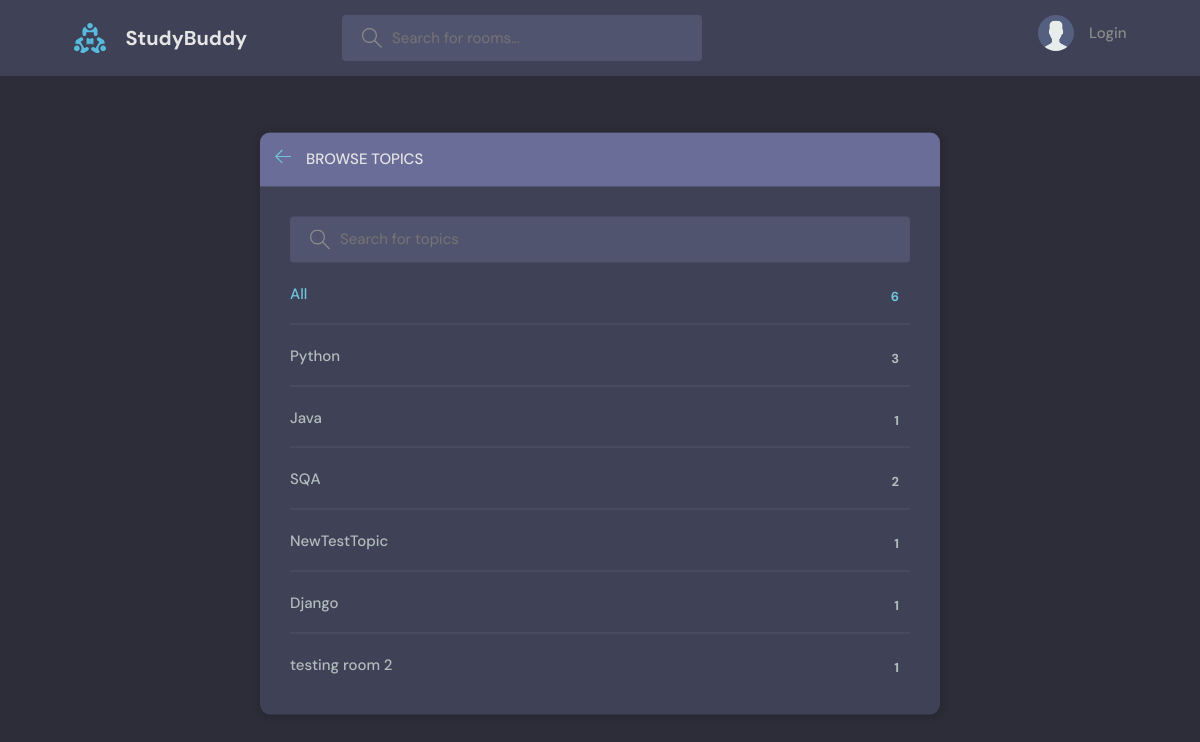
/topics, run on an earlier commit of the app's database.
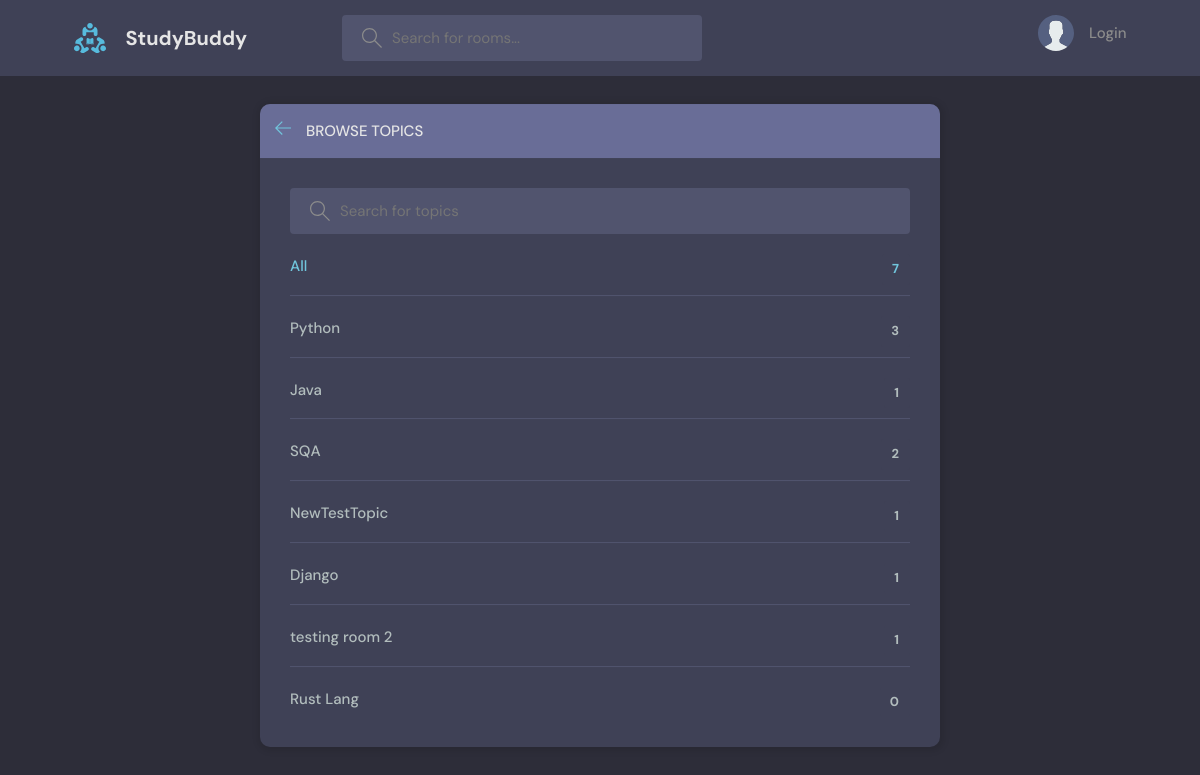
And on a later commit of the database.
### base/models.py (models this page shows, shortened)
class Topic(models.Model):
  name = models.CharField(max_length= 200)

### base/views.py (the view)
# urls.py: path('topics', views.topicsPage, name="topics"),
def topicsPage(request):
    q = request.GET.get('q', '').strip()
    topics = Topic.objects.filter(name__icontains=q)
    return render(request, 'base/topics.html', {'topics': topics})

### base/templates/base/topics.html (shortened to what this page needs)
{% extends 'main.html' %}
{% block content %}
    <main class="create-room layout">
      <div class="container">
        <div class="layout__box">
          <div class="layout__boxHeader">
            <div class="layout__boxTitle">
              <a href="{% url 'home' %}">
                <svg version="1.1" xmlns="http://www.w3.org/2000/svg" width="32" height="32" viewBox="0 0 32 32">
                  <title>arrow-left</title>
                  <path
                    d="M13.723 2.286l-13.723 13.714 13.719 13.714 1.616-1.611-10.96-10.96h27.625v-2.286h-27.625l10.965-10.965-1.616-1.607z"
                  ></path>
                </svg>
              </a>
              <h3>Browse Topics</h3>
            </div>
          </div>
          <div class="topics-page layout__body">
            <form action="" method="GET" class="header__search">
              <label>
                <input name="q" placeholder="Search for topics" />
              </label>
            </form>
            <ul class="topics__list">
              <li>
                <a href="{% url 'topics' %}" class="active">All <span>{{topics.count}}</span></a>
              </li>
              {% for topic in topics %}
              <li>
                <a href="{% url 'home' %}?q={{ topic.name }}">{{topic.name}} <span>{{topic.room_set.all.count}}</span></a>
              </li>
              {% endfor %}
            </ul>
          </div>
        </div>
      </div>
    </main>
{% endblock content %}

What changed in the data, as far as the page shows it:
added Topic: name "Rust Lang", room_set.all.count "0"
Also different on the page:
{{ topics.count }}: "6" → "7"
